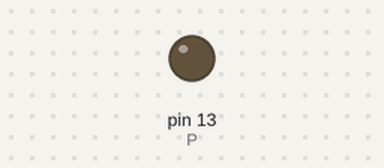
A sketch run on a simulated Arduino Uno, built with avr-gcc and run on an emulated ATmega328P. On the bench: output pins drawn as LEDs (lit = HIGH).

Above: at 1.3 s.
At 3.5 s:
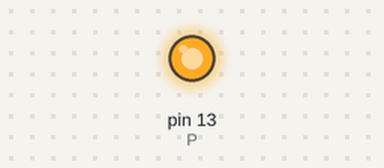
Timing chart, 0 to 8.8 s (numbered marks = the images above):
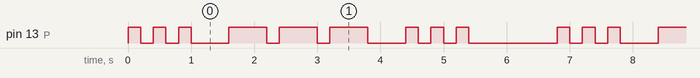

Measured:
- by itself, pin 13 (P): repeats every 6.8 s: 2 × (LOW 0.20 s, HIGH 0.20 s), LOW 0.60 s, 2 × (HIGH 0.60 s, LOW 0.20 s), HIGH 0.60 s, LOW 0.60 s, 2 × (HIGH 0.20 s, LOW 0.20 s), HIGH 0.20 s, LOW 1.4 s, HIGH 0.20 s
- by itself, everything shown: repeats every 6.8 s, in 18 steps

The sketch:

sosV2.ino
```cpp
/*	Este código mostrara el parpadeo de SOS en Morse, basándose en tiempos
	estándar:
	puntos (on por 200ms, off por 200ms)
	rayas (on por 600ms, off por 200ms)
	con pausas de 600ms entre letras
	y 1400ms al final antes de repetir.

	Si eliges el pin 13, ten en cuenta que este pin tiene un LED integrado en la placa de Arduino.
	Si lo usas, el LED parpadeará junto con el LED externo conectado al pin 13.
	Si no deseas que el LED integrado parpadee, puedes usar otro pin digital (por ejemplo, el pin 12 o 11)
	que no tenga un LED integrado o simplemente desconectar el LED externo y usar solo el LED integrado.
	Si decides usar otro pin, asegúrate de cambiar la constante P en el código para que coincida con el nuevo pin.

 	En esta versión, el código está dividido en funciones para enviar puntos y rayas,
	y funciones específicas para enviar la letra S y O en Morse.
	Esto hace que el código sea más modular y fácil de entender.	*/

const int T = 200; 			// Tiempo base en milisegundos
const int P = 13; 			// Pin de salida, puedes cambiarlo a otro pin si lo deseas

void setup() {
	pinMode(P, OUTPUT);		//	pin P como salida (LED integrado)
}

void loop() {
	sendS(); 				// Envía la letra S
	delay(3 * T); 			// Pausa entre S y O (600ms)
	sendO(); 				// Envía la letra O
	delay(3 * T); 			// Pausa entre O y S (600ms)
	sendS(); 				// Envía la letra S nuevamente
	delay(7 * T); 			// Pausa al final de la palabra (1400ms)
}

void sendDot() {
	digitalWrite(P, HIGH); 	// Enciende el LED
	delay(T); 				// Mantiene encendido por 200ms
	digitalWrite(P, LOW); 	// Apaga el LED
}

void sendDash() {
	digitalWrite(P, HIGH); 	// Enciende el LED
	delay(3 * T); 			// Mantiene encendido por 600ms
	digitalWrite(P, LOW); 	// Apaga el LED
}

void sendS() {
	sendDot(); 				// Primer punto
	delay(T); 				// Pausa de 200ms entre puntos
	sendDot(); 				// Segundo punto
	delay(T); 				// Pausa de 200ms
	sendDot(); 				// Tercer punto
}

void sendO() {
	sendDash(); 			// Primera raya
	delay(T); 				// Pausa de 200ms entre rayas
	sendDash(); 			// Segunda raya
	delay(T); 				// Pausa de 200ms
	sendDash(); 			// Tercera raya
}
```
